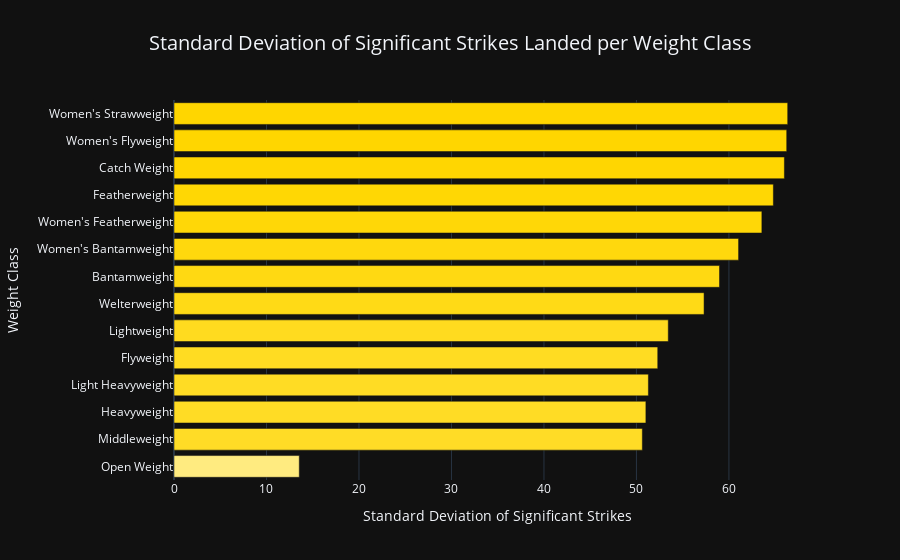

Write notebook code for a chart like this one.
### Markdown cell above
!['Average Significant Strikes'](average_strikes.png)

### Code cell
# Calculating the standard deviation of significant strikes within each weight class
std_strikes_per_class = df.copy().groupby('Weight_Class')['Total_STR'].std().sort_values(ascending=True).reset_index().dropna()

#Creating a color column using the get_gradient_colors function
std_strikes_per_class['Color'] = get_gradient_colors(std_strikes_per_class, 'Total_STR', color_start=(0.14, 0.5, 1), color_end=(0.14, 1, 1))

# Creating a bar plot with Plotly, setting the colors for each bar
fig = px.bar(std_strikes_per_class, 
             x=std_strikes_per_class['Total_STR'], 
             y=std_strikes_per_class['Weight_Class'],
             orientation='h', 
             color='Color',
             color_discrete_map="identity",
             labels={'x': 'Standard Deviation of Significant Strikes', 'index': 'Weight Class'},
             title='Standard Deviation of Significant Strikes Landed per Weight Class')


# Customize the layout
fig.update_layout(showlegend=False, template='plotly_dark', title_x=0.5, title_font_size=20, xaxis=dict(title='Standard Deviation of Significant Strikes'),
    yaxis=dict(title='Weight Class'))

# Show the plot
fig.show()

# Display the dataframe
std_strikes_per_class[['Weight_Class','Total_STR']].sort_values(by='Total_STR', ascending=False)

### Figure 1 — Plotly figure (JSON) as saved in the notebook; plotly's stock layout.template omitted (floating-point values rounded to 4 significant figures)
{"data": [{"alignmentgroup": "True", "hovertemplate": "Total_STR=%{x}<br>Weight_Class=%{y}<extra></extra>", "legendgroup": "", "marker": {"color": "rgb(255, 235, 128)", "pattern": {"shape": ""}}, "name": "", "offsetgroup": "", "orientation": "h", "showlegend": false, "textposition": "auto", "type": "bar", "x": [13.55], "xaxis": "x", "y": ["Open Weight"], "yaxis": "y"}, {"alignmentgroup": "True", "hovertemplate": "Total_STR=%{x}<br>Weight_Class=%{y}<extra></extra>", "legendgroup": "", "marker": {"color": "rgb(255, 220, 38)", "pattern": {"shape": ""}}, "name": "", "offsetgroup": "", "orientation": "h", "showlegend": false, "textposition": "auto", "type": "bar", "x": [50.64], "xaxis": "x", "y": ["Middleweight"], "yaxis": "y"}, {"alignmentgroup": "True", "hovertemplate": "Total_STR=%{x}<br>Weight_Class=%{y}<extra></extra>", "legendgroup": "", "marker": {"color": "rgb(255, 220, 37)", "pattern": {"shape": ""}}, "name": "", "offsetgroup": "", "orientation": "h", "showlegend": false, "textposition": "auto", "type": "bar", "x": [51.02], "xaxis": "x", "y": ["Heavyweight"], "yaxis": "y"}, {"alignmentgroup": "True", "hovertemplate": "Total_STR=%{x}<br>Weight_Class=%{y}<extra></extra>", "legendgroup": "", "marker": {"color": "rgb(255, 220, 36)", "pattern": {"shape": ""}}, "name": "", "offsetgroup": "", "orientation": "h", "showlegend": false, "textposition": "auto", "type": "bar", "x": [51.29], "xaxis": "x", "y": ["Light Heavyweight"], "yaxis": "y"}, {"alignmentgroup": "True", "hovertemplate": "Total_STR=%{x}<br>Weight_Class=%{y}<extra></extra>", "legendgroup": "", "marker": {"color": "rgb(255, 220, 34)", "pattern": {"shape": ""}}, "name": "", "offsetgroup": "", "orientation": "h", "showlegend": false, "textposition": "auto", "type": "bar", "x": [52.3], "xaxis": "x", "y": ["Flyweight"], "yaxis": "y"}, {"alignmentgroup": "True", "hovertemplate": "Total_STR=%{x}<br>Weight_Class=%{y}<extra></extra>", "legendgroup": "", "marker": {"color": "rgb(255, 219, 31)", "pattern": {"shape": ""}}, "name": "", "offsetgroup": "", "orientation": "h", "showlegend": false, "textposition": "auto", "type": "bar", "x": [53.44], "xaxis": "x", "y": ["Lightweight"], "yaxis": "y"}, {"alignmentgroup": "True", "hovertemplate": "Total_STR=%{x}<br>Weight_Class=%{y}<extra></extra>", "legendgroup": "", "marker": {"color": "rgb(255, 218, 22)", "pattern": {"shape": ""}}, "name": "", "offsetgroup": "", "orientation": "h", "showlegend": false, "textposition": "auto", "type": "bar", "x": [57.31], "xaxis": "x", "y": ["Welterweight"], "yaxis": "y"}, {"alignmentgroup": "True", "hovertemplate": "Total_STR=%{x}<br>Weight_Class=%{y}<extra></extra>", "legendgroup": "", "marker": {"color": "rgb(255, 217, 18)", "pattern": {"shape": ""}}, "name": "", "offsetgroup": "", "orientation": "h", "showlegend": false, "textposition": "auto", "type": "bar", "x": [58.98], "xaxis": "x", "y": ["Bantamweight"], "yaxis": "y"}, {"alignmentgroup": "True", "hovertemplate": "Total_STR=%{x}<br>Weight_Class=%{y}<extra></extra>", "legendgroup": "", "marker": {"color": "rgb(255, 216, 13)", "pattern": {"shape": ""}}, "name": "", "offsetgroup": "", "orientation": "h", "showlegend": false, "textposition": "auto", "type": "bar", "x": [61.04], "xaxis": "x", "y": ["Women's Bantamweight"], "yaxis": "y"}, {"alignmentgroup": "True", "hovertemplate": "Total_STR=%{x}<br>Weight_Class=%{y}<extra></extra>", "legendgroup": "", "marker": {"color": "rgb(255, 215, 7)", "pattern": {"shape": ""}}, "name": "", "offsetgroup": "", "orientation": "h", "showlegend": false, "textposition": "auto", "type": "bar", "x": [63.56], "xaxis": "x", "y": ["Women's Featherweight"], "yaxis": "y"}, {"alignmentgroup": "True", "hovertemplate": "Total_STR=%{x}<br>Weight_Class=%{y}<extra></extra>", "legendgroup": "", "marker": {"color": "rgb(255, 215, 4)", "pattern": {"shape": ""}}, "name": "", "offsetgroup": "", "orientation": "h", "showlegend": false, "textposition": "auto", "type": "bar", "x": [64.8], "xaxis": "x", "y": ["Featherweight"], "yaxis": "y"}, {"alignmentgroup": "True", "hovertemplate": "Total_STR=%{x}<br>Weight_Class=%{y}<extra></extra>", "legendgroup": "", "marker": {"color": "rgb(255, 214, 1)", "pattern": {"shape": ""}}, "name": "", "offsetgroup": "", "orientation": "h", "showlegend": false, "textposition": "auto", "type": "bar", "x": [65.99], "xaxis": "x", "y": ["Catch Weight"], "yaxis": "y"}, {"alignmentgroup": "True", "hovertemplate": "Total_STR=%{x}<br>Weight_Class=%{y}<extra></extra>", "legendgroup": "", "marker": {"color": "rgb(255, 214, 0)", "pattern": {"shape": ""}}, "name": "", "offsetgroup": "", "orientation": "h", "showlegend": false, "textposition": "auto", "type": "bar", "x": [66.25, 66.35], "xaxis": "x", "y": ["Women's Flyweight", "Women's Strawweight"], "yaxis": "y"}], "layout": {"barmode": "relative", "legend": {"tracegroupgap": 0}, "showlegend": false, "title": {"font": {"size": 20}, "text": "Standard Deviation of Significant Strikes Landed per Weight Class", "x": 0.5}, "xaxis": {"anchor": "y", "domain": [0, 1], "title": {"text": "Standard Deviation of Significant Strikes"}}, "yaxis": {"anchor": "x", "domain": [0, 1], "title": {"text": "Weight Class"}}}}
